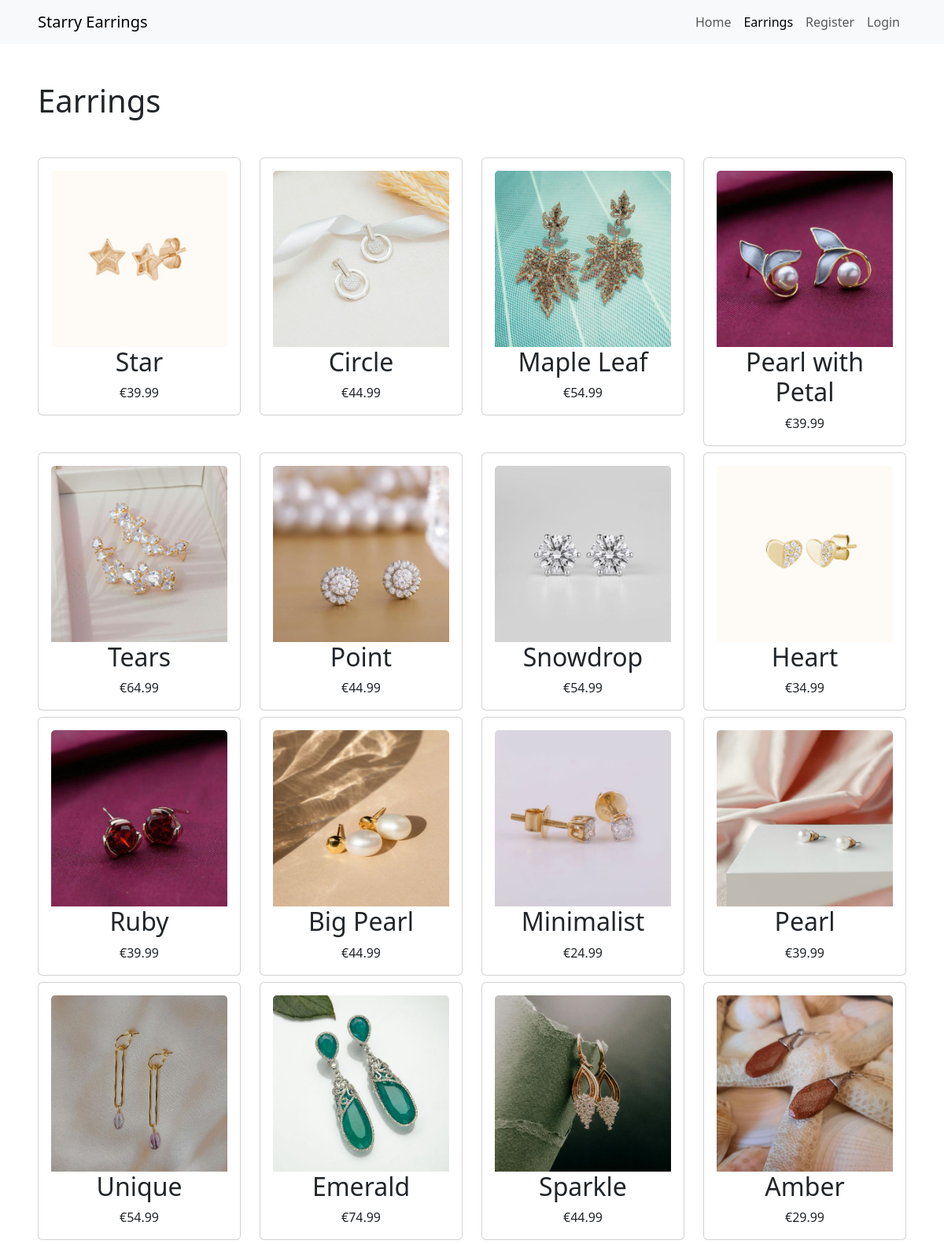
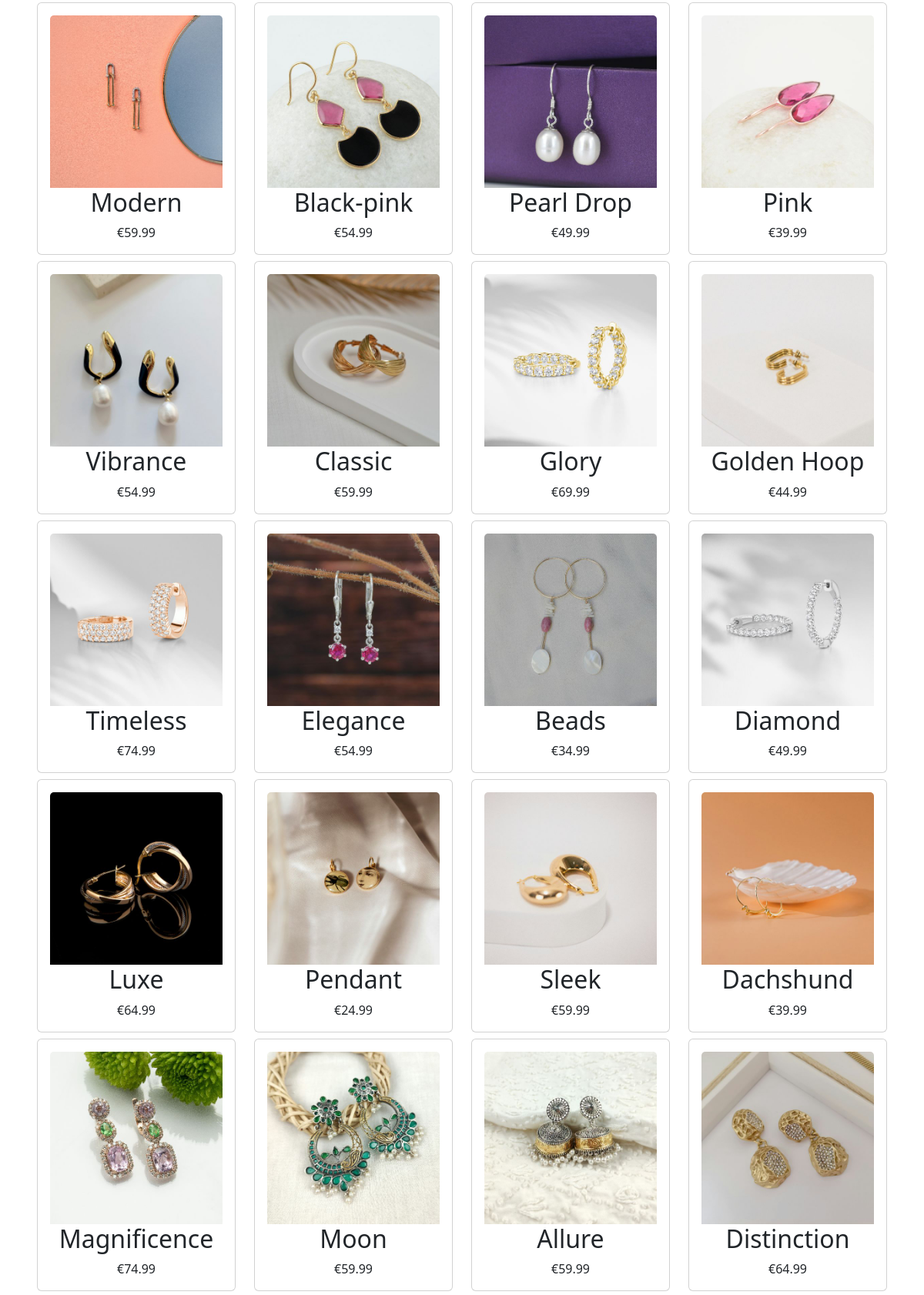
The app's page /earrings.php (upper part) with its own data (2 pictures, top to bottom).
### tables this page shows
CREATE TABLE IF NOT EXISTS products (
    id INT(11) UNSIGNED AUTO_INCREMENT PRIMARY KEY,
    name VARCHAR(30) NOT NULL,
    category VARCHAR(10) NOT NULL,
    price DECIMAL(10, 2) NOT NULL,
    description VARCHAR(255) NOT NULL,
    stock INT(11) NOT NULL DEFAULT 0,
    image VARCHAR(255)
);

### lib/functions.php (called while the page is built, shortened)
<?php
function get_earrings($category) {
    require_once "../src/DBconnect.php";
    $query = "SELECT * FROM products WHERE stock > 0";
    $statement = $connection->prepare($query);
    $statement->execute();
    $result = $statement->fetchAll();
    return $result;
}

### public/earrings.php (the view, shortened to what this page needs)
<?php
    require "../lib/functions.php";
    require_once "../templates/header.php";
    $category = null;
    $earrings = get_earrings($category);
    $user_id = $_SESSION['user_id'];
?>
</head>
<body class="d-flex flex-column vh-100">
    <header>
        <nav class="navbar navbar-expand-sm navbar-light bg-light justify-content-between m-0 px-5 py-2">
            <a class="navbar-brand" href="index.php">Starry Earrings</a>
            <ul class="navbar-nav">
                <li class="nav-item">
                    <a class="nav-link" href="index.php">Home</a>
                </li>
                <li class="nav-item">
                    <a class="nav-link active" href="earrings.php">Earrings</a>
                </li>
                    <?php
                    if ($_SESSION["active"] == true) {
                        if ($_SESSION["role"] == "admin") {
                            echo "
                                <li class=\"nav-item\">
                                    <a class=\"nav-link\" href=\"#\">Add Item</a>
                                </li>
                            ";
                        } else {
                            echo "
                                <li class=\"nav-item\">
                                    <a class=\"nav-link\" href=\"cart.php\">Cart</a>
                                </li>
                                <li class=\"nav-item\">
                                    <a class=\"nav-link\" href=\"profile.php?id=$user_id\">Profile</a>
                                </li>
                            ";
                        }
                        echo "
                            <li class=\"nav-item\">
                                <form action='logout.php' method='post'>
                                    <button type='submit' class=\"nav-link\">Logout</button>
                                </form>
                            </li>
                        ";
                    } else {
                        echo "
                            <li class=\"nav-item\">
                                <a class=\"nav-link\" href=\"register.php\">Register</a>
                            </li>
                            <li class=\"nav-item\">
                                <a class=\"nav-link\" href=\"login.php\">Login</a>
                            </li>
                        ";
                    }
                    ?>
            </ul>
        </nav>
    </header>
    <main>
        <section class="p-5">
            <h1 class="mb-5">Earrings</h1>
            <div class="row">
                <?php foreach ($earrings as $earring) { ?>
                <div class="col-sm-4 col-md-3">
                    <div class="card text-center mb-2">
                        <div class="card-body">
                            <a href="earring_details.php?id=<?php echo $earring['id']?>" class="text-decoration-none text-dark">
                                <img class="card-img-top" src="<?php echo $earring['image']; ?>">
                            </a>
                            <h2 class="card-title">
                                <a href="earring_details.php?id=<?php echo $earring['id']?>" class="text-decoration-none text-dark">
                                    <?php echo $earring['name'] ?>
                                </a>
                            </h2>
                            <p class="card-text">
                                <a href="earring_details.php?id=<?php echo $earring['id']?>" class="text-decoration-none text-dark">
                                    <?php echo "€" . $earring['price'] ?>
                                </a>
                            </p>
                        </div>
                    </div>
                </div>
                <?php } ?>
            </div>
        </section>
    </main>
<?php require_once "../templates/footer.php"; ?>

### templates/header.php (shortened to what this page needs)
<!DOCTYPE html>
<html lang="en">
<head>
    <link rel="stylesheet" type="text/css" href="../css/bootstrap.min.css">

### templates/footer.php (shortened to what this page needs)
</body>
</html>

### records on screen
products: image (picture), name "Star", price "39.99"
products: image (picture), name "Circle", price "44.99"
products: image (picture), name "Maple Leaf", price "54.99"
products: image (picture), name "Pearl with Petal", price "39.99"
products: image (picture), name "Tears", price "64.99"
products: image (picture), name "Point", price "44.99"
products: image (picture), name "Snowdrop", price "54.99"
products: image (picture), name "Heart", price "34.99"
products: image (picture), name "Ruby", price "39.99"
products: image (picture), name "Big Pearl", price "44.99"
products: image (picture), name "Minimalist", price "24.99"
products: image (picture), name "Pearl", price "39.99"
products: image (picture), name "Unique", price "54.99"
products: image (picture), name "Emerald", price "74.99"
products: image (picture), name "Sparkle", price "44.99"
products: image (picture), name "Amber", price "29.99"
products: image (picture), name "Modern", price "59.99"
products: image (picture), name "Black-pink", price "54.99"
products: image (picture), name "Pearl Drop", price "49.99"
products: image (picture), name "Pink", price "39.99"
products: image (picture), name "Vibrance", price "54.99"
products: image (picture), name "Classic", price "59.99"
products: image (picture), name "Glory", price "69.99"
products: image (picture), name "Golden Hoop", price "44.99"
products: image (picture), name "Timeless", price "74.99"
products: image (picture), name "Elegance", price "54.99"
products: image (picture), name "Beads", price "34.99"
products: image (picture), name "Diamond", price "49.99"
products: image (picture), name "Luxe", price "64.99"
products: image (picture), name "Pendant", price "24.99"
products: image (picture), name "Sleek", price "59.99"
products: image (picture), name "Dachshund", price "39.99"
products: image (picture), name "Magnificence", price "74.99"
products: image (picture), name "Moon", price "59.99"
products: image (picture), name "Allure", price "59.99"
products: image (picture), name "Distinction", price "64.99"
